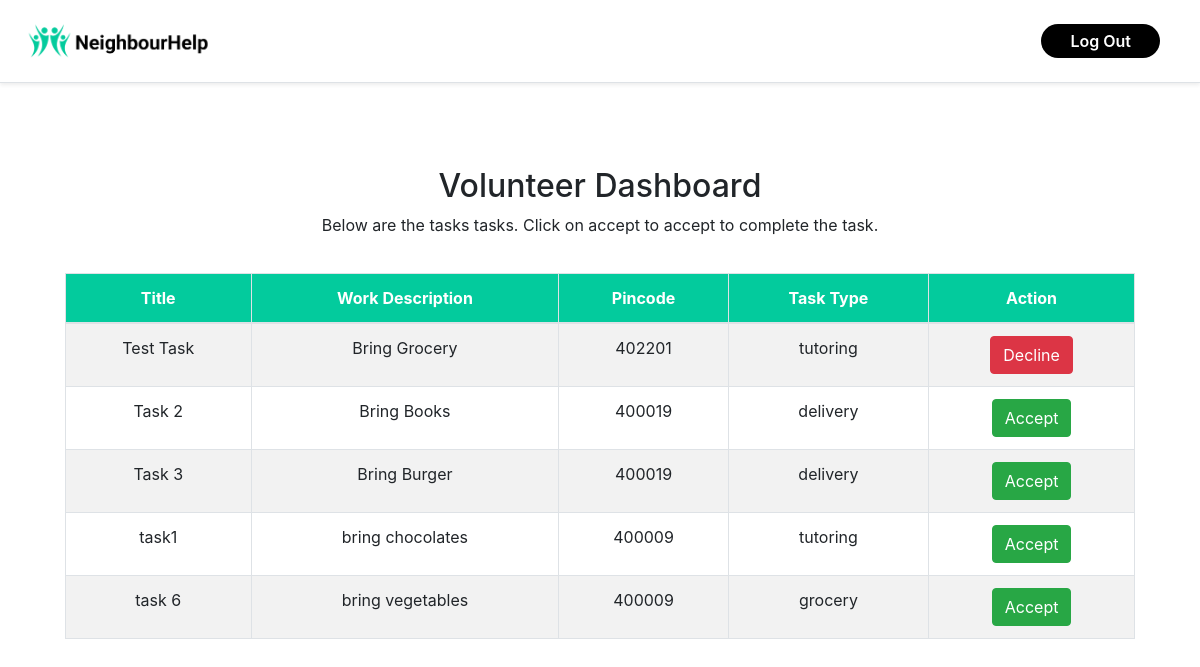
The app's page /volDash/ (signed in) with its own data.
### pages/models.py (models this page shows, shortened)
class Task(models.Model):
    title = models.CharField(max_length=255)
    work_description = models.TextField()
    pincode = models.CharField(max_length=6)
    task_type = models.CharField(max_length=50, choices=[
        ('grocery', 'Grocery'),
        ('tutoring', 'Tutoring'),
        ('delivery', 'Delivery'),
    ])
    user = models.ForeignKey(get_user_model(), on_delete=models.CASCADE)
    created_at = models.DateTimeField(auto_now_add=True)
    status = models.CharField(max_length=20, default='pending')  # New status field (pending, accepted, declined)

### pages/views.py (the view)
# urls.py: path('volDash/', volDash, name='volDash'),
def volDash(request):
    tasks = Task.objects.all()
    return render(request, 'pages/volunteerDash.html', {'tasks': tasks})

### templates/pages/volunteerDash.html (shortened to what this page needs)
{% extends '_base.html' %}
{% load static %}
{% block content %}
<head>
    <link href="https://stackpath.bootstrapcdn.com/bootstrap/4.5.2/css/bootstrap.min.css" rel="stylesheet">
</head>
<div style="display: flex; flex-direction: column; align-items: center; text-align: center; padding: 40px 20px;">
    <h2 style="margin-top: 20px;" style="color:black; font-weight: 800;">Volunteer Dashboard</h2>
    {% if user.is_authenticated %}
        <p> Below are the tasks tasks. Click on accept to accept to complete the task.</p>
        <table class="table table-bordered table-striped table-hover">
            <thead style="background-color: #03cb9d; color: white;">
                <tr>
                    <th>Title</th>
                    <th>Work Description</th>
                    <th>Pincode</th>
                    <th>Task Type</th>
                    <th>Action </th>
                </tr>
            </thead>
            <tbody>
                {% for task in tasks %}
                <tr>
                    <td>{{ task.title }}</td>
                    <td>{{ task.work_description }}</td>
                    <td>{{ task.pincode }}</td>
                    <td>{{ task.task_type }}</td>
                    <td>
                        {% if task.status == 'pending' %}
                            <a href="{% url 'pages:accept_task' task.id %}" class="btn btn-success">Accept</a>
                        {% elif task.status == 'accepted' %}
                            <a href="{% url 'pages:decline_task' task.id %}" class="btn btn-danger">Decline</a>
                        {% elif task.status == 'declined' %}
                            <a href="{% url 'pages:accept_task' task.id %}" class="btn btn-success">Accept</a>
                        {% endif %}
                    </td>
                </tr>
                {% empty %}
                <tr>
                    <td colspan="4" class="text-center">No tasks available</td>
                </tr>
                {% endfor %}
            </tbody>
        </table>
    {% else %}
        <p>Log In to view dashboard</p>
    {% endif %}
</div>
{% endblock content %}

### templates/_base.html (shortened to what this page needs)
{% load static %}
<!DOCTYPE html>
<html lang="en">
    <head>
        <link rel="stylesheet" href="https://cdn.jsdelivr.net/npm/bootstrap@4.6.0/dist/css/bootstrap.min.css">
        <link rel="stylesheet" href="{% static 'css/base.css' %}">
        <link rel="stylesheet" type="text/css" href="{% static 'css/base.css' %}">
    </head>
    <body>
        <header>
          <div class="d-flex flex-column flex-md-row align-items-center p-3 px-md-4 mb-4 bg-white border-bottom shadow-sm">
            <a href="{% url 'pages:index' %}" class="navbar-brand my-0 mr-md-auto font-weight-bold text-success" style="color: #03cb9d;"><img src="{% static  'assets/images/Logo.png' %}" style="height:40px; width:190px"></a>
            <nav class="my-2 my-md-0 mr-md-3">
                {% if user.is_authenticated %}
                    <a class="btn-outline-primary" style="color: white;" href="{% url 'account_logout' %}" >Log Out</a>
                {% else %}
                    <a href="{% url 'pages:about' %}" class="p-2 text-dark">About</a>
                {% endif %}
            </nav>
          </div>
        </header>
        <div class="container">
          {% block content %}
          {% endblock content %}
        </div>
      </body>
</html>

### static/css/base.css (style rules this page uses)
.btn-outline-primary { background: black; color: white; border-radius: 50px; border-color: black; font-weight: 600; padding: 7px 21px; }

### templates/_base.html (style rules this page uses)
.btn-outline-primary { color: white; background: black; border-radius: 50px; border-color: black; font-weight: 600; padding: 7px 29px; }

### templates/pages/volunteerDash.html (style rules this page uses)
table { width: 100%; margin-top: 20px; }
th, td { text-align: center; vertical-align: middle; }

### records on screen
Task: title "Test Task", work_description "Bring Grocery", pincode "402201", task_type "tutoring", status "Decline"
Task: title "Task 2", work_description "Bring Books", pincode "400019", task_type "delivery", status "Accept"
Task: title "Task 3", work_description "Bring Burger", pincode "400019", task_type "delivery", status "Accept"
Task: title "task1", work_description "bring chocolates", pincode "400009", task_type "tutoring", status "Accept"
Task: title "task 6", work_description "bring vegetables", pincode "400009", task_type "grocery", status "Accept"
